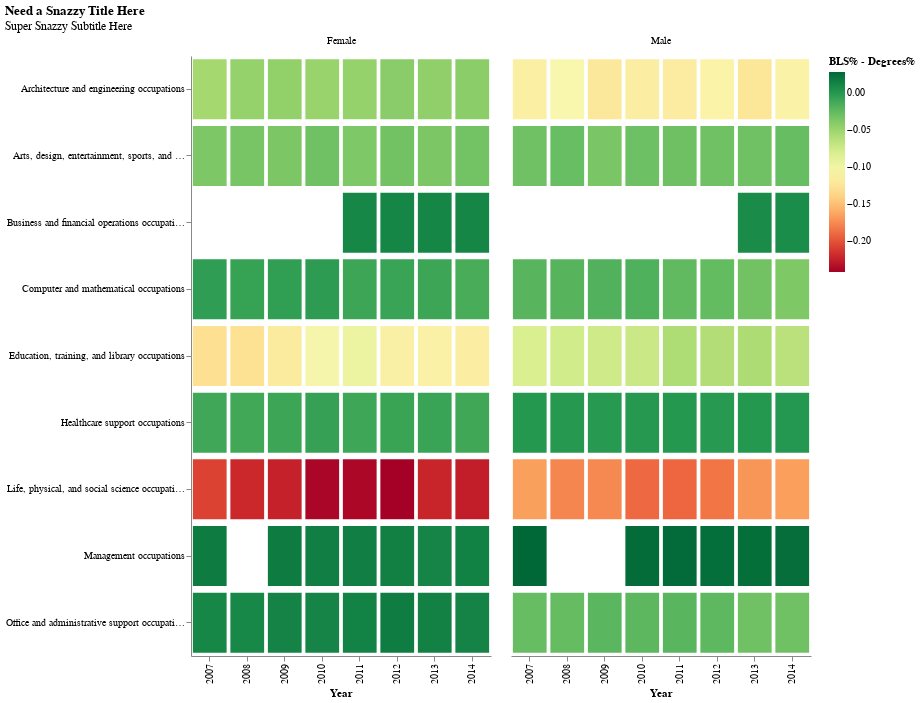

This figure's notebook cell:
### Markdown cell above
# Heatmap

### Code cell
import altair as alt

heatmap = alt.Chart(combined_heatmap_df).mark_bar(size=20).encode(
        x=alt.X('Year:O'),
        y=alt.Y('Occupation:N', axis=alt.Axis(tickCount=5, title='')),
        color=alt.Color('BLS% - Degrees%:Q',scale=alt.Scale(scheme='redyellowgreen'))
        ).properties(width=300, height=600
        ).facet(column=alt.Column('Sex:N',title="")).configure_view(strokeWidth=0
        ).properties(
            title={
            'text': ["Need a Snazzy Title Here"],
            'subtitle': ['Super Snazzy Subtitle Here']
            }
        )


heatmap

### Figure 1 — Vega-Lite specification as saved in the notebook (floating-point values rounded to 4 significant figures; data arrays with more than 128 entries replaced by an {"elided": "..."} marker saying what was removed)
{"config": {"view": {"continuousWidth": 300, "continuousHeight": 300, "strokeWidth": 0}}, "data": {"name": "data-90908744148482f893690a40ad26cfe9"}, "facet": {"column": {"field": "Sex", "title": "", "type": "nominal"}}, "spec": {"mark": {"type": "bar", "size": 20}, "encoding": {"color": {"field": "BLS% - Degrees%", "scale": {"scheme": "redyellowgreen"}, "type": "quantitative"}, "x": {"field": "Year", "type": "ordinal"}, "y": {"axis": {"tickCount": 5, "title": ""}, "field": "Occupation", "type": "nominal"}}, "height": 600, "width": 300}, "title": {"text": ["Need a Snazzy Title Here"], "subtitle": ["Super Snazzy Subtitle Here"]}, "$schema": "https://vega.github.io/schema/vega-lite/v5.20.1.json", "datasets": {"data-90908744148482f893690a40ad26cfe9": {"elided": "464 records"}}}
